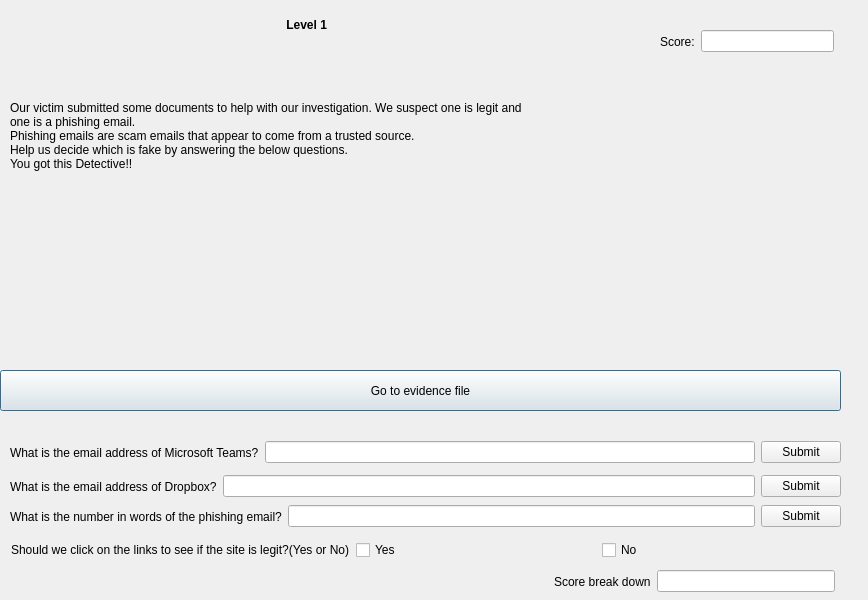
<?xml version="1.0" encoding="UTF-8"?>
<ui version="4.0">
 <class>stage1</class>
 <widget class="QDialog" name="stage1">
  <property name="geometry">
   <rect>
    <x>0</x>
    <y>0</y>
    <width>868</width>
    <height>600</height>
   </rect>
  </property>
  <property name="windowTitle">
   <string>Level 1</string>
  </property>
  <widget class="QLabel" name="label_5">
   <property name="geometry">
    <rect>
     <x>30</x>
     <y>10</y>
     <width>841</width>
     <height>31</height>
    </rect>
   </property>
   <property name="font">
    <font>
     <weight>75</weight>
     <bold>true</bold>
    </font>
   </property>
   <property name="focusPolicy">
    <enum>Qt::TabFocus</enum>
   </property>
   <property name="text">
    <string>                                                                             Level 1</string>
   </property>
   <property name="alignment">
    <set>Qt::AlignJustify|Qt::AlignVCenter</set>
   </property>
  </widget>
  <widget class="QPushButton" name="pushButton_5">
   <property name="geometry">
    <rect>
     <x>0</x>
     <y>370</y>
     <width>841</width>
     <height>41</height>
    </rect>
   </property>
   <property name="text">
    <string>Go to evidence file</string>
   </property>
  </widget>
  <widget class="QWidget" name="layoutWidget">
   <property name="geometry">
    <rect>
     <x>10</x>
     <y>430</y>
     <width>831</width>
     <height>45</height>
    </rect>
   </property>
   <layout class="QHBoxLayout" name="horizontalLayout">
    <item>
     <widget class="QLabel" name="label_2">
      <property name="text">
       <string>What is the email address of Microsoft Teams?</string>
      </property>
      <property name="buddy">
       <cstring>label_2</cstring>
      </property>
     </widget>
    </item>
    <item>
     <widget class="QLineEdit" name="lineEdit_email"/>
    </item>
    <item>
     <widget class="QPushButton" name="pushButton">
      <property name="text">
       <string>Submit</string>
      </property>
     </widget>
    </item>
   </layout>
  </widget>
  <widget class="QWidget" name="layoutWidget">
   <property name="geometry">
    <rect>
     <x>10</x>
     <y>500</y>
     <width>831</width>
     <height>33</height>
    </rect>
   </property>
   <layout class="QHBoxLayout" name="horizontalLayout_3">
    <item>
     <widget class="QLabel" name="label_4">
      <property name="text">
       <string>What is the number in words of the phishing email?</string>
      </property>
     </widget>
    </item>
    <item>
     <widget class="QLineEdit" name="lineEdit_q3"/>
    </item>
    <item>
     <widget class="QPushButton" name="pushButton_3">
      <property name="text">
       <string>Submit</string>
      </property>
     </widget>
    </item>
   </layout>
  </widget>
  <widget class="QWidget" name="layoutWidget">
   <property name="geometry">
    <rect>
     <x>10</x>
     <y>470</y>
     <width>831</width>
     <height>33</height>
    </rect>
   </property>
   <layout class="QHBoxLayout" name="horizontalLayout_2">
    <item>
     <widget class="QLabel" name="label_3">
      <property name="text">
       <string>What is the email address of Dropbox?</string>
      </property>
     </widget>
    </item>
    <item>
     <widget class="QLineEdit" name="lineEdit_q2"/>
    </item>
    <item>
     <widget class="QPushButton" name="pushButton_2">
      <property name="text">
       <string>Submit</string>
      </property>
     </widget>
    </item>
   </layout>
  </widget>
  <widget class="QLabel" name="label_7">
   <property name="geometry">
    <rect>
     <x>10</x>
     <y>70</y>
     <width>851</width>
     <height>131</height>
    </rect>
   </property>
   <property name="text">
    <string>Our victim submitted some documents to help with our investigation. We suspect one is legit and 
one is a phishing email. 
Phishing emails are scam emails that appear to come from a trusted source.
Help us decide which is fake by answering the below questions.
You got this Detective!!</string>
   </property>
  </widget>
  <widget class="QLabel" name="label_8">
   <property name="geometry">
    <rect>
     <x>350</x>
     <y>210</y>
     <width>191</width>
     <height>161</height>
    </rect>
   </property>
   <property name="text">
    <string/>
   </property>
   <property name="pixmap">
    <pixmap resource="imge6.qrc">:/img7/question.png</pixmap>
   </property>
   <property name="scaledContents">
    <bool>true</bool>
   </property>
  </widget>
  <widget class="QWidget" name="layoutWidget">
   <property name="geometry">
    <rect>
     <x>11</x>
     <y>534</y>
     <width>831</width>
     <height>32</height>
    </rect>
   </property>
   <layout class="QHBoxLayout" name="horizontalLayout_4">
    <item>
     <widget class="QLabel" name="label">
      <property name="text">
       <string>Should we click on the links to see if the site is legit?(Yes or No)</string>
      </property>
     </widget>
    </item>
    <item>
     <widget class="QCheckBox" name="checkBox">
      <property name="text">
       <string>Yes</string>
      </property>
     </widget>
    </item>
    <item>
     <widget class="QCheckBox" name="checkBox_2">
      <property name="text">
       <string>No</string>
      </property>
     </widget>
    </item>
   </layout>
  </widget>
  <widget class="QWidget" name="layoutWidget">
   <property name="geometry">
    <rect>
     <x>660</x>
     <y>30</y>
     <width>174</width>
     <height>23</height>
    </rect>
   </property>
   <layout class="QHBoxLayout" name="horizontalLayout_5">
    <item>
     <widget class="QLabel" name="label_6">
      <property name="text">
       <string>Score:</string>
      </property>
     </widget>
    </item>
    <item>
     <widget class="QLineEdit" name="Display"/>
    </item>
   </layout>
  </widget>
  <widget class="QWidget" name="">
   <property name="geometry">
    <rect>
     <x>554</x>
     <y>570</y>
     <width>281</width>
     <height>23</height>
    </rect>
   </property>
   <layout class="QHBoxLayout" name="horizontalLayout_6">
    <item>
     <widget class="QLabel" name="label_9">
      <property name="text">
       <string>Score break down</string>
      </property>
     </widget>
    </item>
    <item>
     <widget class="QLineEdit" name="Display2"/>
    </item>
   </layout>
  </widget>
 </widget>
 <resources>
  <include location="imge6.qrc"/>
 </resources>
 <connections/>
</ui>
